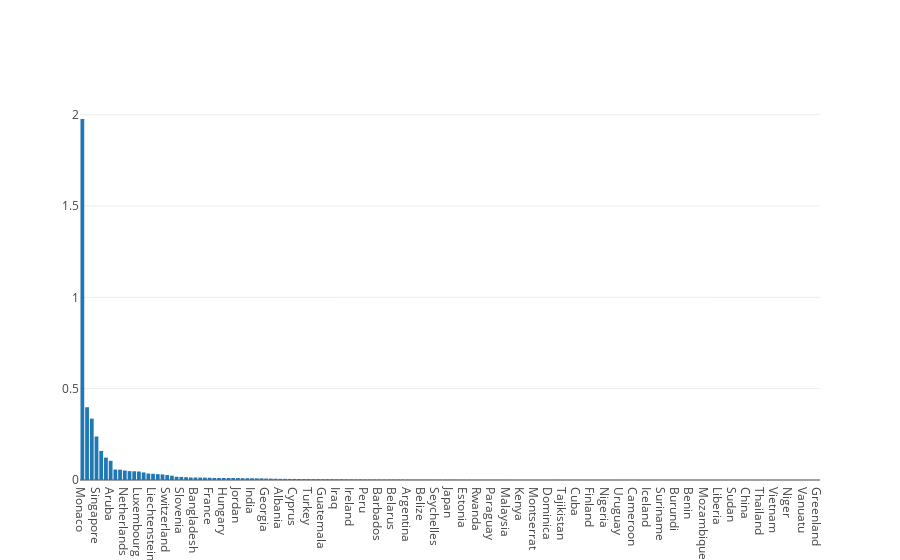

Notebook cell for this chart:
### Markdown cell above
# 6. Visualización de datos con plotly

### Code cell
val (x,y) = query_DF
    .collect
    .map(r=>(r(0).toString, r(1).toString.toFloat))
    .toList
    .unzip

Bar(x, y).plot()

### Figure 1 — Plotly figure (JSON) as saved in the notebook; plotly's stock layout.template omitted (floating-point values rounded to 4 significant figures; data arrays with more than 128 entries replaced by an {"elided": "..."} marker saying what was removed)
{"data": [{"type": "bar", "x": {"elided": "157 str values"}, "y": {"elided": "157 float values"}}], "layout": {}}
